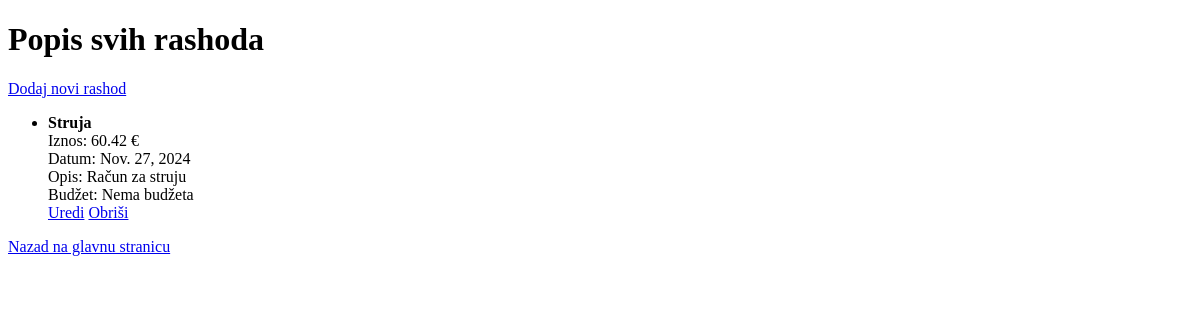
The app's page /main/rashodi/, older data.
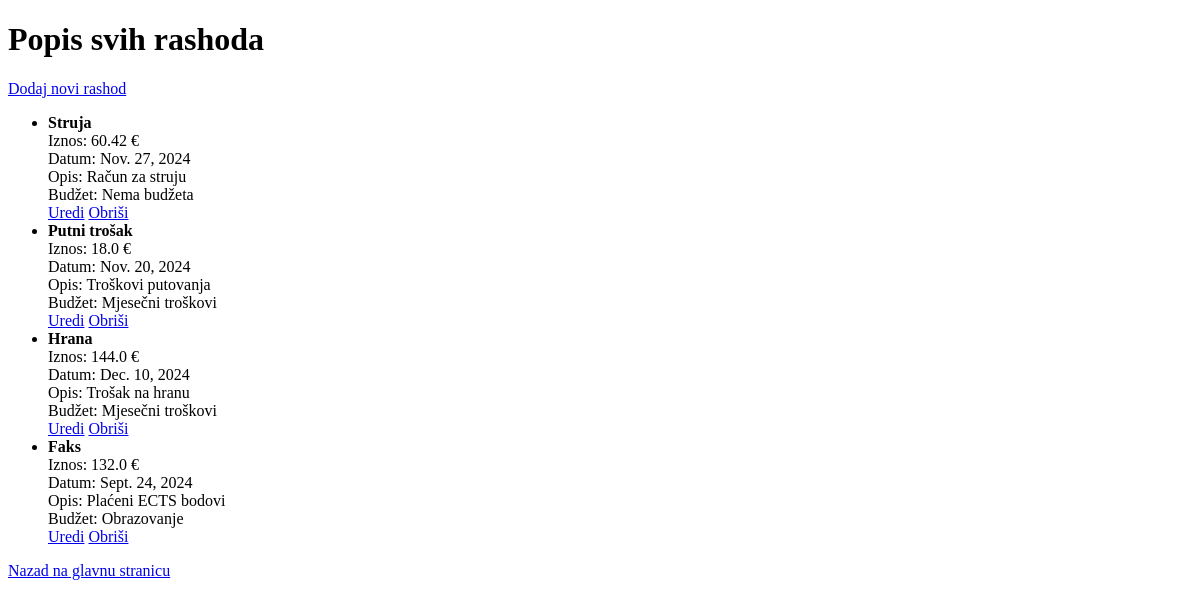
The same page, newer data.
### main/models.py (models this page shows, shortened)
class Rashod(models.Model):
    naziv = models.CharField(max_length=30)
    iznos = models.FloatField()
    datum = models.DateField()
    opis = models.TextField()
    budzet = models.ForeignKey(Budzet, on_delete=models.CASCADE, related_name='rashodi', null=True, blank=True)

class Budzet(models.Model):
    naziv = models.CharField(max_length=30)
    iznos = models.FloatField()
    datum = models.DateField()
    opis = models.TextField()
    tag = models.OneToOneField('Tag', on_delete=models.SET_NULL, null=True, blank=True, related_name='budzet')

### main/views.py (the view)
# urls.py: path('rashodi/', RashodList.as_view(), name='rashod_list'),
class RashodList(ListView):
    model = Rashod
    template_name = 'main/rashod_list.html'
    context_object_name = 'rashodi'
    def get_queryset(self):
        queryset = Rashod.objects.all()
        datum_od = self.request.GET.get('datum_od')
        datum_do = self.request.GET.get('datum_do')
        if datum_od:
            queryset = queryset.filter(datum__gte=datum_od)
        if datum_do:
            queryset = queryset.filter(datum__lte=datum_do)
        return queryset

### main/templates/main/rashod_list.html (shortened to what this page needs)
<!DOCTYPE html>
<html lang="hr">
<head>
</head>
<body>
    <h1>Popis svih rashoda</h1>
    <a href="{% url 'rashod-create' %}">Dodaj novi rashod</a>
    <ul>
        {% for rashod in rashodi %}
            <li>
                <strong>{{ rashod.naziv }}</strong><br>
                Iznos: {{ rashod.iznos }} €<br>
                Datum: {{ rashod.datum }}<br>
                Opis: {{ rashod.opis }}<br>
                Budžet: {% if rashod.budzet %}{{ rashod.budzet.naziv }}{% else %}Nema budžeta{% endif %}<br>
                <a href="{% url 'rashod-update' rashod.naziv %}">Uredi</a>
                <a href="{% url 'rashod-delete' rashod.naziv %}">Obriši</a>
            </li>
        {% endfor %}
    </ul>
    <a href="{% url 'korisnik' %}">Nazad na glavnu stranicu</a>
</body>
</html>

Row changes from the older to the newer data that the page shows:
added Rashod: naziv "Putni trošak", iznos "18.0", datum "Nov. 20, 2024", opis "Troškovi putovanja", budzet.naziv "Mjesečni troškovi"
added Rashod: naziv "Hrana", iznos "144.0", datum "Dec. 10, 2024", opis "Trošak na hranu", budzet.naziv "Mjesečni troškovi"
added Rashod: naziv "Faks", iznos "132.0", datum "Sept. 24, 2024", opis "Plaćeni ECTS bodovi", budzet.naziv "Obrazovanje"
